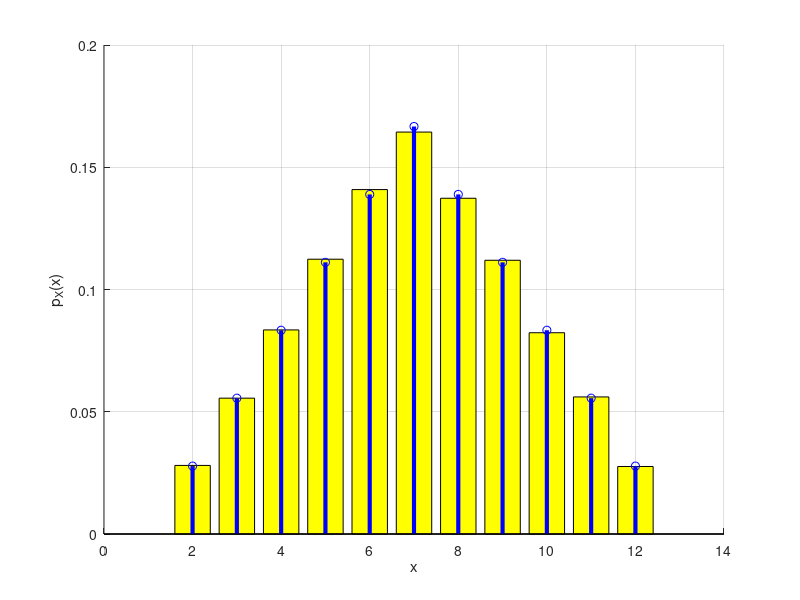

Reproduce this figure in MATLAB.
clear all; close all; clc;

N = 100000; % Número de realizações de um experimento

D1 = randi([1 6], 1, N); 
D2 = randi([1 6], 1, N);
X = D1 + D2;
x = 2 : 12;

pmfx_teorica = [1 2 3 4 5 6 5 4 3 2 1] / 36;
pmfx_sim = hist (X,x) / N

figure; hold on; grid on;
bar(x,pmfx_sim, 'y')
stem(x,pmfx_teorica,'b','LineWidth',3)
xlabel('x'); ylabel('p_X(x)');

Pr_primo_teo = 15/36
Pr_primo_sim = mean(((X==2)|(X==3)|(X==5)|(X==7)|(X==11)))